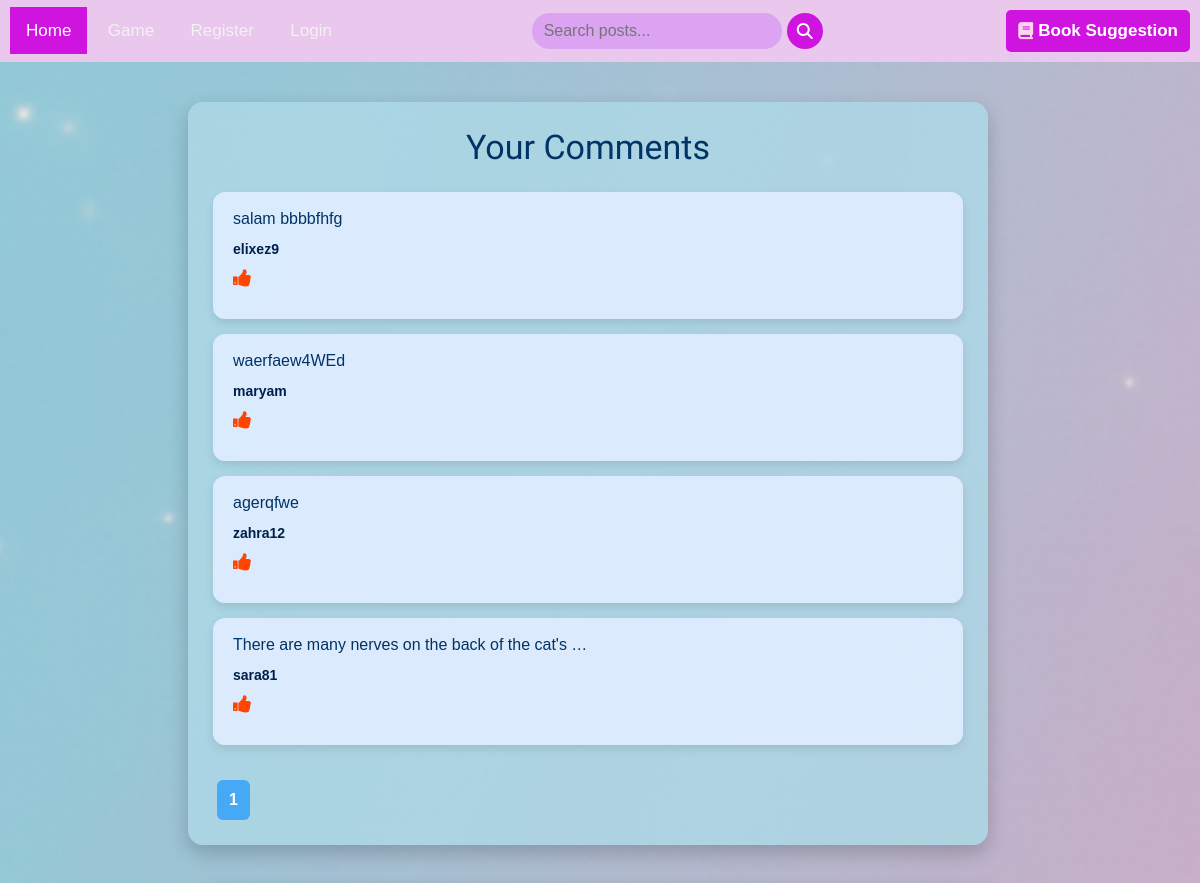
The app's page / (upper part), older data.
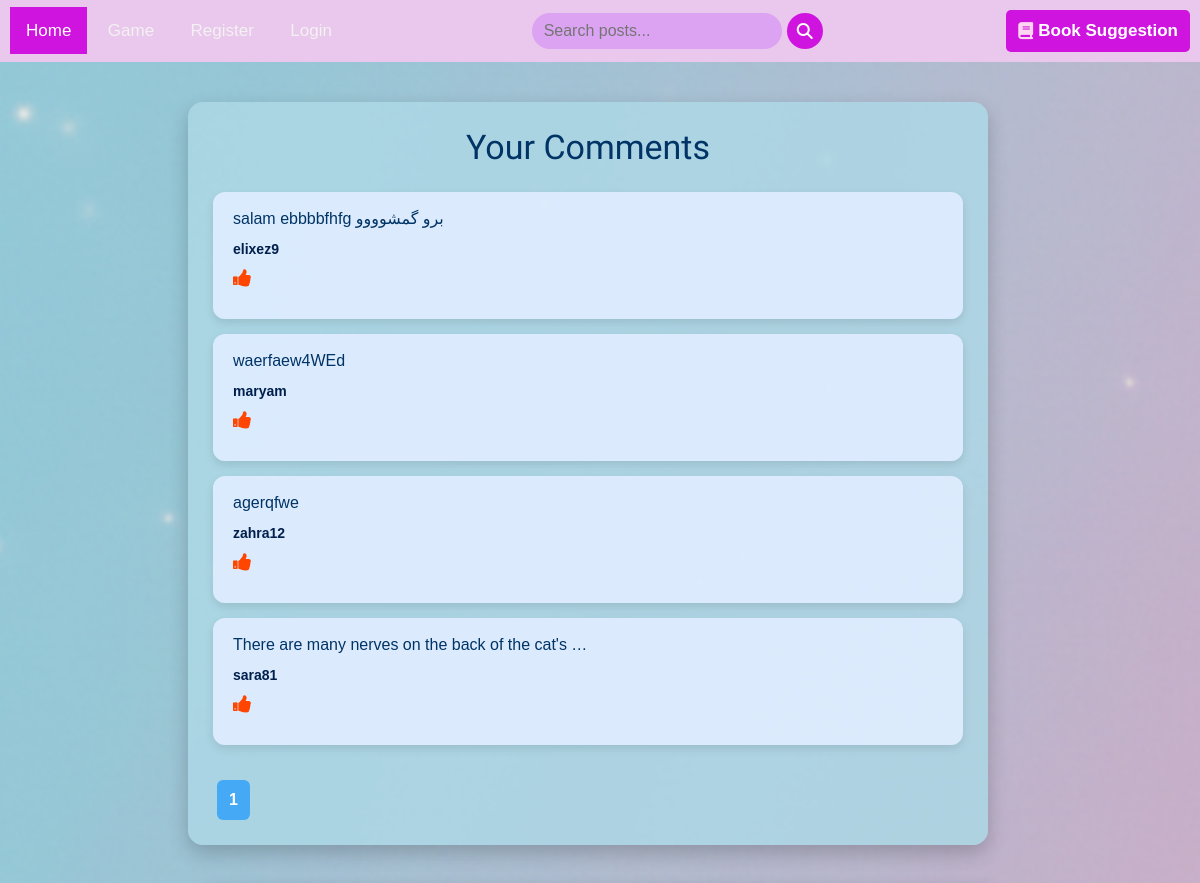
The same page, newer data.
### home/models.py (models this page shows, shortened)
class Post(models.Model):
    user = models.ForeignKey(User, on_delete=models.CASCADE)
    body = models.TextField()
    slug: SlugField = models.SlugField()
    created = models.DateTimeField(auto_now_add=True)
    updated = models.DateTimeField(auto_now=True)
    def get_absolute_url(self):
        return reverse('home:post_d', args=[self.id, self.slug])

### home/views.py (the view)
# urls.py: path('', views.HomeView.as_view(), name='home'),
class HomeView(View):
    template_name = 'home/home.html'
    def get(self, request):
        post_list = Post.objects.all().order_by('-created')  # آخرین پست‌ها اول
        paginator = Paginator(post_list, 10)  # هر صفحه 10 پست
        page_number = request.GET.get('page')
        page_obj = paginator.get_page(page_number)
        context = {
            'page_obj': page_obj,
        }
        return render(request, self.template_name, context)

### home/templates/home/home.html (shortened to what this page needs)
{% extends "base.html" %}
{% block content %}
<head>
   <link href="https://cdn.jsdelivr.net/npm/bootstrap@5.3.3/dist/css/bootstrap.min.css" rel="stylesheet">
  <link rel="stylesheet" href="https://cdnjs.cloudflare.com/ajax/libs/font-awesome/4.7.0/css/font-awesome.min.css">
    <link href="https://cdn.jsdelivr.net/npm/bootstrap@5.3.3/dist/css/bootstrap.min.css" rel="stylesheet">
</head>
<body>
  <div class="card comments-card" style="position: relative;left: -1%;">
    <h1 class="comments-title">Your Comments</h1>
    {% for post in page_obj %}
        <div class="comment-item">
            <p class="comment-body">
                <a href="{{ post.get_absolute_url }}" class="comment-link">{{ post.body|truncatewords:10 }}</a>
            </p>
            <p class="comment-author">
                <a href="{% url 'account:profile' post.user.id %}" class="author-link">{{ post.user.username }}</a>
            </p>
            <p class="like-btn">
                <i onclick="myFunction(this)" class="fa fa-thumbs-up"></i>
            </p>
        </div>
    {% empty %}
        <p style="text-align:center;">No comments yet.</p>
    {% endfor %}
    <div class="pagination">
        {% for num in page_obj.paginator.page_range %}
            {% if page_obj.number == num %}
                <span class="current-page">{{ num }}</span>
            {% else %}
                <a href="?page={{ num }}" class="page-link">{{ num }}</a>
            {% endif %}
        {% endfor %}
    </div>
  </div>
</body>
{% endblock %}

Row changes from the older to the newer data that the page shows:
changed Post "elixez9": body "salam bbbbfhfg" → "salam ebbbbfhfg برو گمشوووو"
